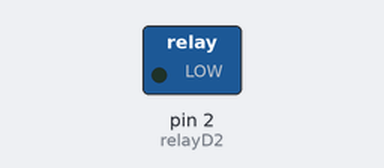
The sketch below on a simulated Arduino Uno, built with avr-gcc and run on an emulated ATmega328P. On the bench: switched loads named in the sketch (green lamp = pin HIGH).

Above: at 1.5 s.
At 4.5 s:
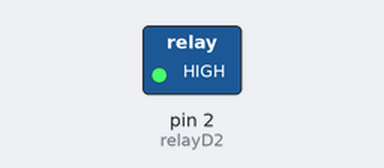
Timing chart, 0 to 7.8 s (numbered marks = the images above):
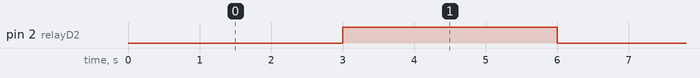

The sketch:

Relay_on_off.ino
```cpp
int relayD2 = 2;

void setup() {
  Serial.begin(9600);
  pinMode(relayD2,OUTPUT);
}

void loop() {
    digitalWrite(relayD2,LOW);
    delay(3000);
    digitalWrite(relayD2,HIGH);
    delay(3000);
}
```

Measured:
- by itself, pin 2 (relayD2): alternates HIGH for 3.0 s and LOW for 3.0 s
